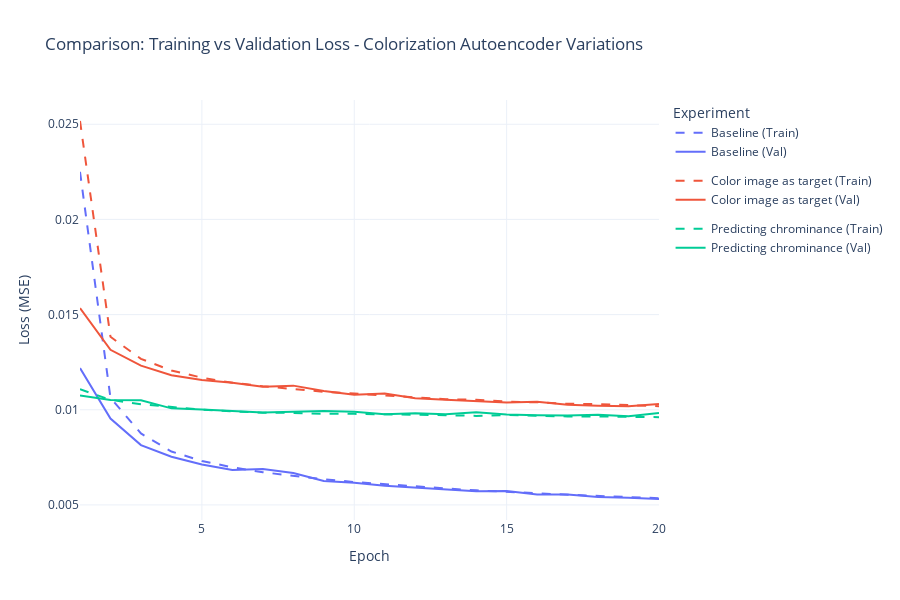

The notebook cell this image was saved under:
### Code cell
# Plot comparison
plot_comparison_full(df_current, experiment="Colorization Autoencoder Variations")

### Figure 1 — Plotly figure (JSON) as saved in the notebook; plotly's stock layout.template omitted (floating-point values rounded to 4 significant figures)
{"data": [{"legendgroup": "Baseline", "line": {"color": "#636EFA", "dash": "dash"}, "mode": "lines", "name": "Baseline (Train)", "type": "scatter", "x": [1, 2, 3, 4, 5, 6, 7, 8, 9, 10, 11, 12, 13, 14, 15, 16, 17, 18, 19, 20], "y": [0.0225, 0.01063, 0.008754, 0.007805, 0.007313, 0.006973, 0.006717, 0.006516, 0.006346, 0.006204, 0.006081, 0.005971, 0.005866, 0.005765, 0.005673, 0.005616, 0.005536, 0.005461, 0.005412, 0.005351]}, {"legendgroup": "Baseline", "line": {"color": "#636EFA", "dash": "solid"}, "mode": "lines", "name": "Baseline (Val)", "type": "scatter", "x": [1, 2, 3, 4, 5, 6, 7, 8, 9, 10, 11, 12, 13, 14, 15, 16, 17, 18, 19, 20], "y": [0.01219, 0.009536, 0.008144, 0.007531, 0.007128, 0.00684, 0.006889, 0.006674, 0.006256, 0.006166, 0.006002, 0.005918, 0.005801, 0.005717, 0.005729, 0.005554, 0.005547, 0.005418, 0.005379, 0.005311]}, {"legendgroup": "Color image as target", "line": {"color": "#EF553B", "dash": "dash"}, "mode": "lines", "name": "Color image as target (Train)", "type": "scatter", "x": [1, 2, 3, 4, 5, 6, 7, 8, 9, 10, 11, 12, 13, 14, 15, 16, 17, 18, 19, 20], "y": [0.02517, 0.01383, 0.01267, 0.01206, 0.01169, 0.01142, 0.01124, 0.01109, 0.01095, 0.01085, 0.01074, 0.01065, 0.01056, 0.01052, 0.01043, 0.01039, 0.01032, 0.0103, 0.01024, 0.01019]}, {"legendgroup": "Color image as target", "line": {"color": "#EF553B", "dash": "solid"}, "mode": "lines", "name": "Color image as target (Val)", "type": "scatter", "x": [1, 2, 3, 4, 5, 6, 7, 8, 9, 10, 11, 12, 13, 14, 15, 16, 17, 18, 19, 20], "y": [0.01534, 0.01315, 0.01232, 0.01182, 0.01156, 0.01142, 0.01121, 0.01127, 0.01099, 0.01079, 0.01085, 0.01061, 0.01053, 0.01044, 0.01039, 0.01042, 0.01026, 0.01021, 0.01018, 0.0103]}, {"legendgroup": "Predicting chrominance", "line": {"color": "#00CC96", "dash": "dash"}, "mode": "lines", "name": "Predicting chrominance (Train)", "type": "scatter", "x": [1, 2, 3, 4, 5, 6, 7, 8, 9, 10, 11, 12, 13, 14, 15, 16, 17, 18, 19, 20], "y": [0.01108, 0.01052, 0.01029, 0.01015, 0.01001, 0.009909, 0.009849, 0.009836, 0.009786, 0.009785, 0.009748, 0.009736, 0.009716, 0.009678, 0.009722, 0.009671, 0.009649, 0.009646, 0.009621, 0.009613]}, {"legendgroup": "Predicting chrominance", "line": {"color": "#00CC96", "dash": "solid"}, "mode": "lines", "name": "Predicting chrominance (Val)", "type": "scatter", "x": [1, 2, 3, 4, 5, 6, 7, 8, 9, 10, 11, 12, 13, 14, 15, 16, 17, 18, 19, 20], "y": [0.01075, 0.01051, 0.0105, 0.01007, 0.01001, 0.009922, 0.009856, 0.00989, 0.009939, 0.009891, 0.009758, 0.009814, 0.009759, 0.009872, 0.009751, 0.009716, 0.009698, 0.009739, 0.009655, 0.009825]}], "layout": {"height": 600, "legend": {"title": {"text": "Experiment"}}, "title": {"text": "Comparison: Training vs Validation Loss - Colorization Autoencoder Variations"}, "xaxis": {"title": {"text": "Epoch"}}, "yaxis": {"title": {"text": "Loss (MSE)"}}}}
